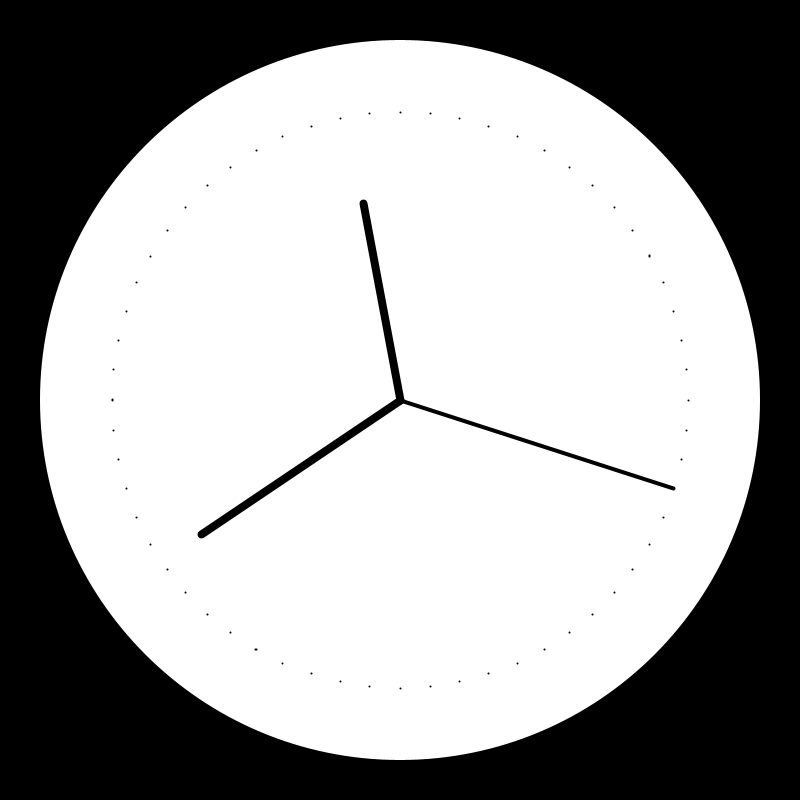
Frame 1 (no input)
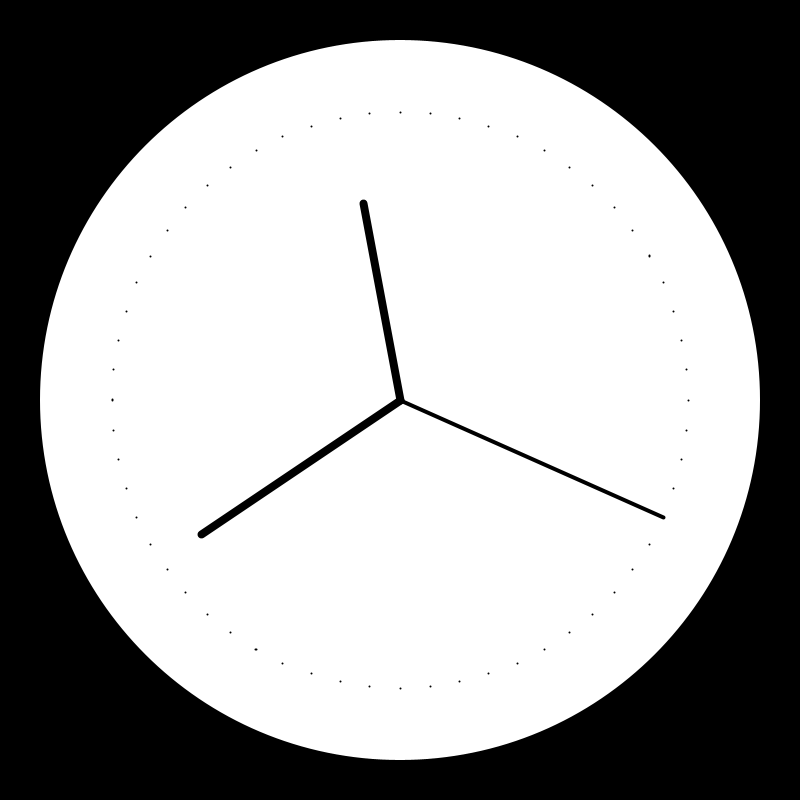
Frame 60 (the mouse pressed at the canvas centre just before this capture)
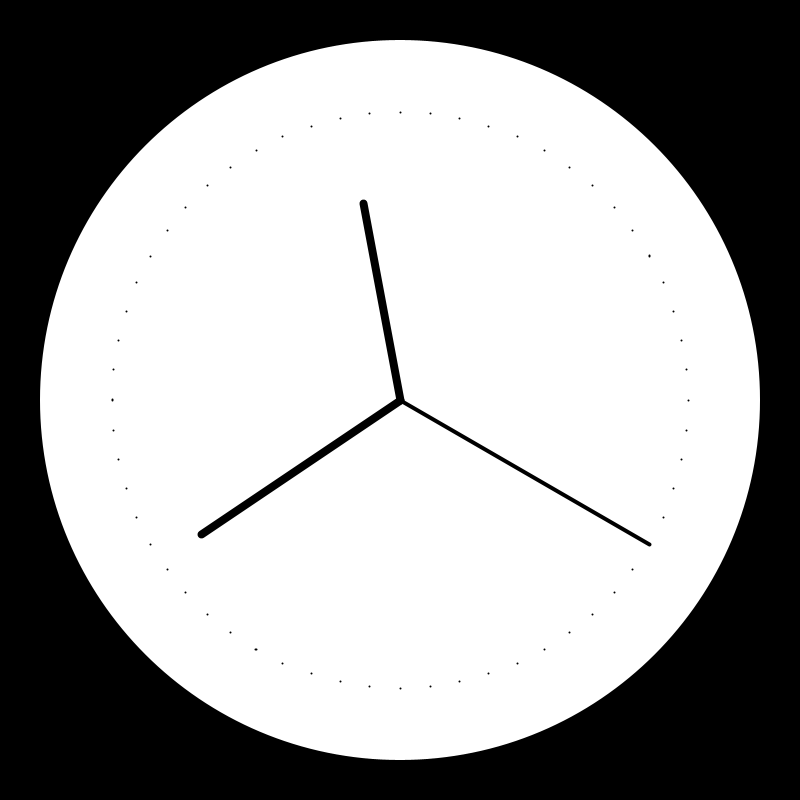
Frame 120 (the mouse held since frame 60 and released just before this capture)

The Processing sketch that drew these frames (run headless with seeded random() and noise(); from frame 60 on, the mouse is pressed at the canvas centre):

// Processing sketch: clock
// ── clock.pde
int cx, cy;
float secondsRadius;
float minutesRadius;
float hoursRadius;
float clockDiameter;

void setup() {
  size(800, 800);
  stroke(255);
  
  int radius = min(width, height) / 2;
  secondsRadius = radius * 0.72;
  minutesRadius = radius * 0.60;
  hoursRadius = radius * 0.50;
  clockDiameter = radius * 1.8;
  
  cx = width / 2;
  cy = height / 2;
}

void draw() {
  background(0);
  
  fill(255);
  noStroke();
  ellipse(cx, cy, clockDiameter, clockDiameter);

  float s = map(second(), 0, 60, 0, TWO_PI) - HALF_PI;
  float m = map(minute() + norm(second(), 0, 60), 0, 60, 0, TWO_PI) - HALF_PI; 
  float h = map(hour() + norm(minute(), 0, 60), 0, 24, 0, TWO_PI * 2) - HALF_PI;
  
  stroke(0);
  strokeWeight(4);
  line(cx, cy, cx + cos(s) * secondsRadius, cy + sin(s) * secondsRadius);
  strokeWeight(8);
  line(cx, cy, cx + cos(m) * minutesRadius, cy + sin(m) * minutesRadius);
  strokeWeight(8);
  line(cx, cy, cx + cos(h) * hoursRadius, cy + sin(h) * hoursRadius);
  
  strokeWeight(2);
  beginShape(POINTS);
  for (int a = 0; a < 360; a+=6) {
    float angle = radians(a);
    float x = cx + cos(angle) * secondsRadius;
    float y = cy + sin(angle) * secondsRadius;
    vertex(x, y);
  }
  endShape();
}
